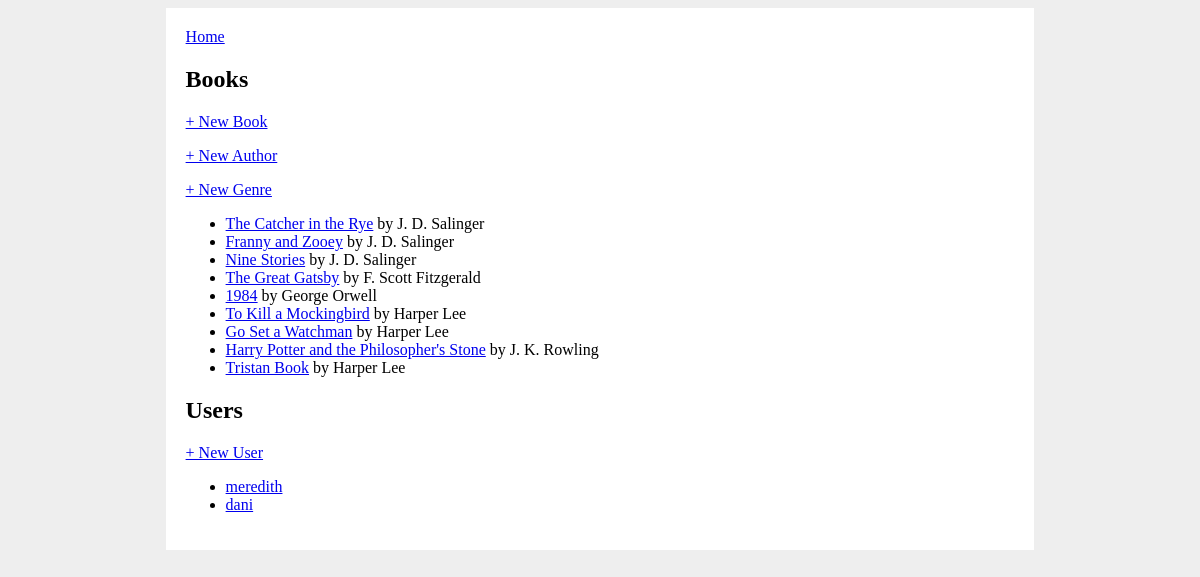
Before: / with the older database file.
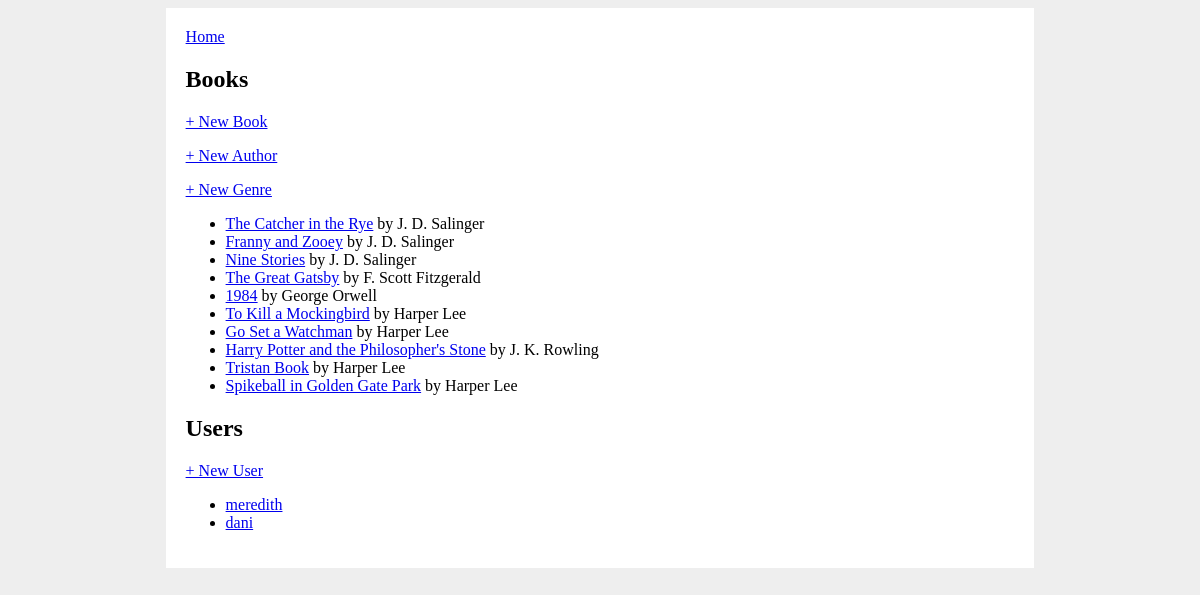
After: the same page with the newer database file.
### books_app/models.py (models this page shows, shortened)
class Book(db.Model):
    id = db.Column(db.Integer, primary_key=True)
    title = db.Column(db.String(80), nullable=False)
    publish_date = db.Column(db.Date)
    author_id = db.Column(db.Integer, db.ForeignKey('author.id'), nullable=False)
    author = db.relationship('Author', back_populates='books')
    audience = db.Column(db.Enum(Audience), default=Audience.ALL)
    genres = db.relationship(
        'Genre', secondary='book_genre', back_populates='books')
    users_who_favorited = db.relationship(
        'User', secondary='user_book', back_populates='favorite_books')

class Author(db.Model):
    id = db.Column(db.Integer, primary_key=True)
    name = db.Column(db.String(80), nullable=False)
    biography = db.Column(db.String(200))
    books = db.relationship('Book', back_populates='author')

class User(db.Model):
    id = db.Column(db.Integer, primary_key=True)
    username = db.Column(db.String(80), nullable=False, unique=True)
    favorite_books = db.relationship(
        'Book', secondary='user_book', back_populates='users_who_favorited')

### books_app/routes.py (the view)
@main.route('/')
def homepage():
    all_books = Book.query.all()
    all_users = User.query.all()
    return render_template('home.html',
        all_books=all_books, all_users=all_users)

### books_app/templates/home.html
{% extends 'base.html' %}
{% block content %}
<h2>Books</h2>
<p>
    <a href="/create_book">+ New Book</a>
</p>
<p>
    <a href="/create_author">+ New Author</a>
</p>
<p>
    <a href="/create_genre">+ New Genre</a>
</p>
<ul>
{% for book in all_books %}
    <li><a href="/book/{{ book.id }}">{{ book.title }}</a> by {{ book.author.name }}</li>
{% endfor %}
</ul>
<h2>Users</h2>
<p>
    <a href="/create_user">+ New User</a>
</p>
<ul>
    {% for user in all_users %}
        <li><a href="/profile/{{ user.username }}">{{ user.username }}</a></li>
    {% endfor %}
</ul>
{% endblock %}

### books_app/templates/base.html (shortened to what this page needs)
<!DOCTYPE html>
<html>
    <head>
        <link rel="stylesheet" href="/static/style.css">
    </head>
    <body>
        <div id="content">
            <a href="/">Home</a>
            {% block content %}{% endblock %}
        </div>
    </body>
</html>

### books_app/static/style.css (style rules this page uses)
body { display: flex; flex-direction: column; align-items: center; background-color: #eee; }
#content { width: 70%; background-color: white; padding: 20px; }

Changed rows visible on the page:
added Book: title "Spikeball in Golden Gate Park", author.name "Harper Lee"
